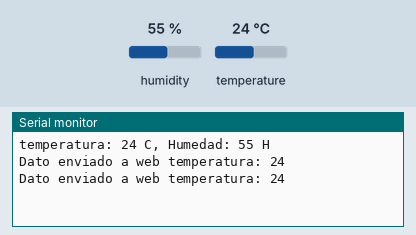
Recording of a sketch running on a simulated ESP8266 (NodeMCU). Parts: the last lines printed to the serial monitor. The test bench sets the inputs (shaded band); at power-on: humidity 55 %, temperature 24 °C.

Above: at 2.7 s.
2.8 s: humidity set to 22 %
At 12.1 s:
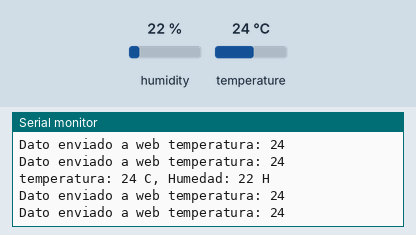
12.8 s: temperature set to 12 °C
At 21.9 s:
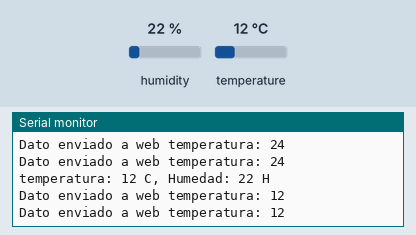
22.8 s: humidity set to 40 %
At 32.9 s:
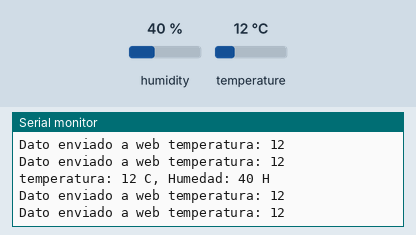
Timing chart, 0 to 34.4 s (numbered marks = the images above; inputs shaded):
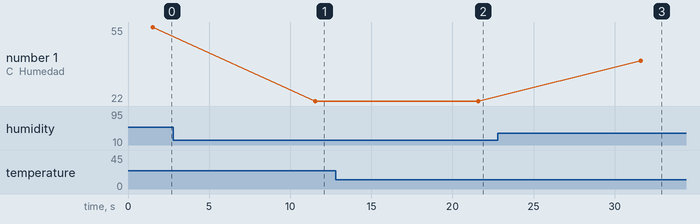

Measured:
- after the input at 2.8 s, the serial monitor: prints a new line after 8.8 s (image 1)
- after the input at 12.8 s, the serial monitor: prints a new line after 8.8 s (image 2)
- after the input at 22.8 s, the serial monitor: prints a new line after 8.8 s (image 3)
- plotted number 1: 55 → 22 after the input at 2.8 s, 22 → 40 after the input at 22.8 s

The sketch:

ESP32-UBIDOTS-DHT-LAB-HP.ino
```cpp
/****************************************
 * Include Libraries
 ****************************************/
#include "UbidotsESPMQTT.h"
#include<SimpleDHT.h>
#include <Wire.h>
#include <SoftwareSerial.h>

/****************************************
 * Define Constants
 ****************************************/
//ubb1 Neveras A
//#define TOKEN "BBFF-LXGwPPTaT5yeOocJNYYUFFJeBUmQmu" // Your Ubidots TOKEN LaboratorioHP
//usuario: laboratoriohp
//laboratorio.hp.nodo.01@gmail.com
//1Corintios13
//variable1=
//variable2=

//ubi2 Estufas A
//#define TOKEN "BBFF-Zzh9TvCUibEC8TpiI8RyLQCS6RgOCE" // Your Ubidots TOKEN LaboratorioHP
//usuario: laboratoriohp2
//laboratorio.hp.nodo.02@gmail.com
//1Corintios13

//ubi3 NeveraB y EstufaB
//#define TOKEN "BBFF-YLLALz8VStDhPsDYfahSrkhJ0LAGKb" // Your Ubidots TOKEN LaboratorioHP
//usuario: laboratoriohp3
//laboratorio.hp.nodo.03@gmail.com
//1Corintios13

//ubi4
#define TOKEN "BBFF-dYcd6QKQtxexVmGrVqqyavDaUrQVcG" // NEV-004
//usuario: laboratorioho4
//laboratorio.hp.nodo.04@gmail.com
//1Corintios13

//ubi5
//#define TOKEN "BBFF-3PIO6kmhwzCdDbFMCH4AiAJMmmInie" // FRZ-002
//usuario: laboratorio.hp5
//laboratorio.hp.nodo.08@gmail.com
//1Corintios13

//ubi6
//#define TOKEN "BBFF-z98G07JjHkFuSCfY3Dk9UTGKSTA7zH" // Your Ubidots TOKEN LaboratorioHP
//usuario: laboratoriohp6
//laboratorio.hp.nodo.06@gmail.com
//1Corintios13

//ubi7
//#define TOKEN "BBFF-e45XW51w7LwlN7BBGOFgAysiwB4U8p" // INC-004 AMBIENTE E
//usuario: laboratoriohp7
//laboratorio.hp.nodo.07@gmail.com
//1Corintios13

//ubi8
//#define TOKEN "BBFF-QbSNtcKG2MZ2TvwmxzrsYCqj2UfYlp" // Your Ubidots TOKEN LaboratorioHP
//usuario: laboratoriohp8
//laboratorio.hp.nodo.08@gmail.com
//1Corintios13

//ubi9
//#define TOKEN "BBFF-4QZGEY09H4HAEmTCN2puoNWrHZjw5X" // Your Ubidots TOKEN LaboratorioHP
//usuario: laboratoriohp9
//laboratorio.hp.nodo.09@gmail.com
//1Corintios13

//ubi10
//#define TOKEN "BBFF-VLAuqIPfocMzwwoeuwHtBpY4yXux2h" // ambiente C NEV-005
//usuario: laboratoriohp10
//laboratorio.hp.nodo.10@gmail.com
//1Corintios13

//ubi11
#define TOKEN "BBFF-Uwy4vl7oGuHe5EKmHsUgknC7AWiY2x" // JOHNCITO
//usuario: jariver86


//#define WIFINAME "NETLIFE-PARRA" //Your SSID
//#define WIFIPASS "0913233904" // Your Wifi Pass

#define WIFINAME "NETLIFE-RIVERA" //Your SSID
#define WIFIPASS "0909039109" // Your Wifi Pass

Ubidots client(TOKEN);

SoftwareSerial mySerialbt(13,15); // RX-D7, TX-D8 Serial Node remapeado
/****************************************
 * Auxiliar Functions
 ****************************************/
int pinDHT11 = 14; //PIN D5 / GPIO14
int contador=0;
int centinela=0;
int contador2=0;


SimpleDHT11 dht11(pinDHT11);
//SimpleDHT22 dht11(pinDHT11);

void callback(char* topic, byte* payload, unsigned int length) {
  Serial.print("Message arrived [");
  Serial.print(topic);
  Serial.print("] ");
  for (int i=0;i<length;i++) {
    Serial.print((char)payload[i]);
  }
  Serial.println();
}

/****************************************
 * Main Functions
 ****************************************/

void setup() {
  // put your setup code here, to run once:
  Serial.begin(115200);
  mySerialbt.begin(115200);
  client.setDebug(true); // Pass a true or false bool value to activate debug messages
  client.wifiConnection(WIFINAME, WIFIPASS);
  client.begin(callback);
  }

void loop() {

  byte temperature = 0;
  byte humidity = 0;
  int err = SimpleDHTErrSuccess;
  if ((err = dht11.read(&temperature, &humidity, NULL)) != SimpleDHTErrSuccess) {
    //Serial.print("Read DHT11 failed, err="); Serial.println(err);delay(1000);
    return;
  }
  Serial.print("temperatura: ");
  Serial.print(String(temperature));
  Serial.print(" C, ");
  Serial.print("Humedad: ");
  Serial.print((int)humidity);
  Serial.println(" H");


  // put your main code here, to run repeatedly:
  if(!client.connected()){
      client.reconnect();
      }
  if((centinela==0)&&(contador2<10))
  {
    contador2++;
  }
  else  {centinela=1;}

  // Publish values to 2 different data sources
  if((contador>90)||(centinela==0))
  {
    //#define TOKEN
    //client.add("NeveraA1G", temperature); //Insert your variable Labels and the value to be sent
    //client.ubidotsPublish("Laboratoriohp1_ZA");
    //client.add("NeveraA2M", temperature); //Insert your variable Labels and the value to be sent
    //client.ubidotsPublish("Laboratoriohp1_ZA");

    //#define TOKEN
    //client.add("EstufaA1G", temperature); //Insert your variable Labels and the value to be sent
    //client.ubidotsPublish("Laboratoriohp2_ZA");
    //client.add("EstufaA2P", temperature+2); //Insert your variable Labels and the value to be sent
    //client.ubidotsPublish("Laboratoriohp2_ZA");

    //#define TOKEN
    //client.add("NeveraBP", temperature-5); //NEV-002
    //client.ubidotsPublish("Laboratoriohp3_ZB");//NEV-002
    //client.add("EstufaBG", temperature+3); //INC002
    //client.ubidotsPublish("Laboratoriohp3_ZB");//INC002

    //#define TOKEN
    client.add("NeveraCG", temperature); //NEV-005 NG con DHT11
    client.ubidotsPublish("Laboratoriohp4_ZCF");//NEV-005 NG desconectado
    //client.add("NeveraFP", temperature+2); //NEV-004
    //client.ubidotsPublish("Laboratoriohp4_ZCF");//NEV-004

    //#define TOKEN
    //client.add("NeveraD1P", temperature-4); //NEV-001
    //client.ubidotsPublish("Laboratoriohp5_ZD");//NEV-001
    //client.add("NeveraD2G", temperature-255); //FRZ-002
    //client.ubidotsPublish("Laboratoriohp5_ZD");//FRZ-002

    //#define TOKEN
    //client.add("EstufaE1P", temperature+3); //EST-002
    //client.ubidotsPublish("Laboratoriohp6_ZE");//EST-002
    //client.add("EstufaE2P", temperature); //Insert your variable Labels and the value to be sent
    //client.ubidotsPublish("Laboratoriohp6_ZE");

    //#define TOKEN
    //client.add("EstufaE3P", temperature-1); //// INC-004
    //client.ubidotsPublish("Laboratoriohp7_ZE");// INC-004
    //client.add("AmbienteE", temperature-3); //Insert your variable Labels and the value to be sent
    //client.ubidotsPublish("Laboratoriohp7_ZE");

    //#define TOKEN
    //client.add("AmbienteF", temperature); //Insert your variable Labels and the value to be sent
    //client.ubidotsPublish("Laboratoriohp8_ZFD");
    //client.add("AmbienteD", temperature-3); //Insert your variable Labels and the value to be sent
    //client.ubidotsPublish("Laboratoriohp8_ZFD");

    //#define TOKEN
    //client.add("AmbienteA", temperature); //Insert your variable Labels and the value to be sent
    //client.ubidotsPublish("Laboratoriohp9_ZAB");

    //DHT11
    //client.add("AmbienteB", temperature-10); //Insert your variable Labels and the value to be sent
    //client.ubidotsPublish("Laboratoriohp9_ZAB");

    //#define TOKEN
    //client.add("AmbienteC", temperature-7); // Ambiente C NEV-005
    //client.ubidotsPublish("Laboratoriohp10_ZC"); // Ambiente C NEV-005
    //client.add("disponible", temperature); //
    //client.ubidotsPublish("Laboratoriohp10_NZ");

    client.loop();
    Serial.println("Dato enviado a web temperatura: " + String(temperature));//Informacion a PC
    mySerialbt.println("_@"+String(temperature)+"@;");//Actualizo dato a BT
    contador=0;
  }
  Serial.println("Dato enviado a web temperatura: " + String(temperature));//Informacion a PC
  contador++;
  delay(10000);
  }
```
